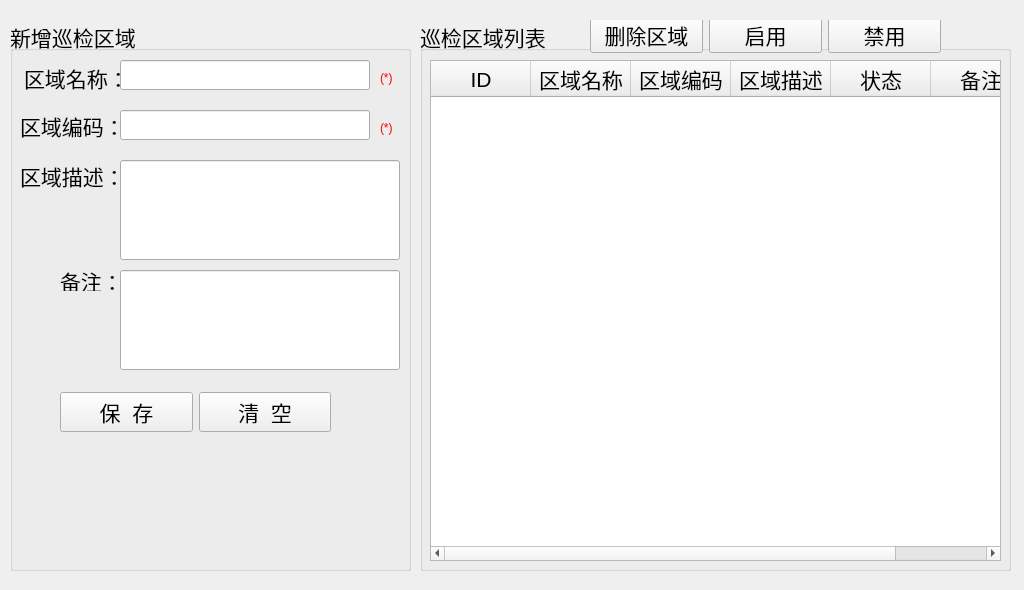
<?xml version="1.0" encoding="UTF-8"?>
<ui version="4.0">
 <class>Frm_InspectArea</class>
 <widget class="QWidget" name="Frm_InspectArea">
  <property name="geometry">
   <rect>
    <x>0</x>
    <y>0</y>
    <width>1024</width>
    <height>590</height>
   </rect>
  </property>
  <property name="windowTitle">
   <string>巡检区域管理</string>
  </property>
  <widget class="QGroupBox" name="gbox_status">
   <property name="geometry">
    <rect>
     <x>10</x>
     <y>20</y>
     <width>401</width>
     <height>551</height>
    </rect>
   </property>
   <property name="font">
    <font>
     <pointsize>16</pointsize>
    </font>
   </property>
   <property name="title">
    <string>新增巡检区域</string>
   </property>
   <widget class="QWidget" name="layoutWidget">
    <property name="geometry">
     <rect>
      <x>50</x>
      <y>370</y>
      <width>271</width>
      <height>45</height>
     </rect>
    </property>
    <layout class="QGridLayout" name="gridLayout_2">
     <item row="0" column="0">
      <widget class="QPushButton" name="btn_Save">
       <property name="text">
        <string>保  存</string>
       </property>
      </widget>
     </item>
     <item row="0" column="1">
      <widget class="QPushButton" name="btn_Clear">
       <property name="text">
        <string>清  空</string>
       </property>
      </widget>
     </item>
    </layout>
   </widget>
   <widget class="QLineEdit" name="txt_Remark">
    <property name="geometry">
     <rect>
      <x>110</x>
      <y>250</y>
      <width>280</width>
      <height>100</height>
     </rect>
    </property>
   </widget>
   <widget class="QLabel" name="label_9">
    <property name="geometry">
     <rect>
      <x>50</x>
      <y>250</y>
      <width>61</width>
      <height>21</height>
     </rect>
    </property>
    <property name="text">
     <string>备注：</string>
    </property>
   </widget>
   <widget class="QLabel" name="label_14">
    <property name="geometry">
     <rect>
      <x>370</x>
      <y>100</y>
      <width>16</width>
      <height>16</height>
     </rect>
    </property>
    <property name="font">
     <font>
      <pointsize>9</pointsize>
     </font>
    </property>
    <property name="styleSheet">
     <string notr="true">color: rgb(255, 0, 0);</string>
    </property>
    <property name="text">
     <string>(*)</string>
    </property>
   </widget>
   <widget class="QLabel" name="label_8">
    <property name="geometry">
     <rect>
      <x>10</x>
      <y>90</y>
      <width>101</width>
      <height>31</height>
     </rect>
    </property>
    <property name="text">
     <string>区域编码：</string>
    </property>
   </widget>
   <widget class="QLineEdit" name="txt_AreaCode">
    <property name="geometry">
     <rect>
      <x>110</x>
      <y>90</y>
      <width>250</width>
      <height>30</height>
     </rect>
    </property>
   </widget>
   <widget class="QLineEdit" name="txt_AreaDesc">
    <property name="geometry">
     <rect>
      <x>110</x>
      <y>140</y>
      <width>280</width>
      <height>100</height>
     </rect>
    </property>
   </widget>
   <widget class="QLabel" name="label_7">
    <property name="geometry">
     <rect>
      <x>10</x>
      <y>140</y>
      <width>101</width>
      <height>31</height>
     </rect>
    </property>
    <property name="text">
     <string>区域描述：</string>
    </property>
   </widget>
   <widget class="QLabel" name="label">
    <property name="geometry">
     <rect>
      <x>14</x>
      <y>42</y>
      <width>101</width>
      <height>31</height>
     </rect>
    </property>
    <property name="frameShape">
     <enum>QFrame::NoFrame</enum>
    </property>
    <property name="lineWidth">
     <number>0</number>
    </property>
    <property name="text">
     <string>区域名称：</string>
    </property>
   </widget>
   <widget class="QLabel" name="label_13">
    <property name="geometry">
     <rect>
      <x>370</x>
      <y>50</y>
      <width>16</width>
      <height>16</height>
     </rect>
    </property>
    <property name="font">
     <font>
      <pointsize>9</pointsize>
     </font>
    </property>
    <property name="styleSheet">
     <string notr="true">color: rgb(255, 0, 0);</string>
    </property>
    <property name="text">
     <string>(*)</string>
    </property>
   </widget>
   <widget class="QLineEdit" name="txt_AreaName">
    <property name="geometry">
     <rect>
      <x>110</x>
      <y>40</y>
      <width>250</width>
      <height>30</height>
     </rect>
    </property>
    <property name="toolTipDuration">
     <number>0</number>
    </property>
   </widget>
   <widget class="QLabel" name="lab_Note">
    <property name="geometry">
     <rect>
      <x>60</x>
      <y>450</y>
      <width>311</width>
      <height>21</height>
     </rect>
    </property>
    <property name="text">
     <string/>
    </property>
   </widget>
  </widget>
  <widget class="QGroupBox" name="groupBox_2">
   <property name="geometry">
    <rect>
     <x>420</x>
     <y>20</y>
     <width>591</width>
     <height>551</height>
    </rect>
   </property>
   <property name="font">
    <font>
     <pointsize>16</pointsize>
    </font>
   </property>
   <property name="title">
    <string>巡检区域列表</string>
   </property>
   <widget class="QTableWidget" name="tv_InspectArea">
    <property name="geometry">
     <rect>
      <x>10</x>
      <y>40</y>
      <width>571</width>
      <height>501</height>
     </rect>
    </property>
    <property name="selectionMode">
     <enum>QAbstractItemView::SingleSelection</enum>
    </property>
    <property name="selectionBehavior">
     <enum>QAbstractItemView::SelectRows</enum>
    </property>
    <property name="sortingEnabled">
     <bool>true</bool>
    </property>
    <property name="columnCount">
     <number>6</number>
    </property>
    <column>
     <property name="text">
      <string>ID</string>
     </property>
    </column>
    <column>
     <property name="text">
      <string>区域名称</string>
     </property>
    </column>
    <column>
     <property name="text">
      <string>区域编码</string>
     </property>
    </column>
    <column>
     <property name="text">
      <string>区域描述</string>
     </property>
    </column>
    <column>
     <property name="text">
      <string>状态</string>
     </property>
    </column>
    <column>
     <property name="text">
      <string>备注</string>
     </property>
    </column>
   </widget>
   <widget class="QWidget" name="layoutWidget">
    <property name="geometry">
     <rect>
      <x>170</x>
      <y>-4</y>
      <width>351</width>
      <height>37</height>
     </rect>
    </property>
    <layout class="QGridLayout" name="gridLayout_3">
     <item row="0" column="0">
      <widget class="QPushButton" name="btn_Delete">
       <property name="text">
        <string>删除区域</string>
       </property>
      </widget>
     </item>
     <item row="0" column="1">
      <widget class="QPushButton" name="btn_Enable">
       <property name="text">
        <string>启用</string>
       </property>
      </widget>
     </item>
     <item row="0" column="2">
      <widget class="QPushButton" name="btn_Disable">
       <property name="text">
        <string>禁用</string>
       </property>
      </widget>
     </item>
    </layout>
   </widget>
  </widget>
 </widget>
 <tabstops>
  <tabstop>txt_AreaName</tabstop>
  <tabstop>txt_AreaCode</tabstop>
  <tabstop>txt_AreaDesc</tabstop>
  <tabstop>btn_Save</tabstop>
  <tabstop>btn_Clear</tabstop>
  <tabstop>tv_InspectArea</tabstop>
  <tabstop>btn_Delete</tabstop>
 </tabstops>
 <resources/>
 <connections/>
</ui>
